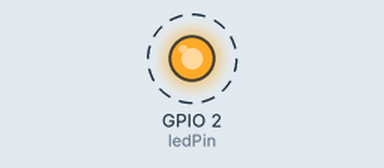
Recording of a sketch running on a simulated ESP32. Shown: output pins drawn as LEDs (lit = HIGH). Dashed ring = blinking. WiFi joins after 1.5 s; servers stay silent unless stated; what the sketch prints to the serial monitor is not drawn.

Above: at 4.0 s.
Timing chart, 0 to 8.1 s (numbered marks = the images above):
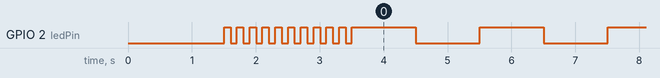

Measured:
- by itself, GPIO 2 (ledPin): goes 9 × (LOW 0.10 s, HIGH 0.10 s), LOW 0.10 s, 63 × (HIGH 1.0 s, LOW 1.0 s), then HIGH

The sketch:

DadosCompletosRede.ino
```cpp
#include <HTTPClient.h>
#include <WiFi.h>
//#include "string.h"


#define ledPin 2
int x;
const char* ssid     = "Embasa USA-M";     // your network SSID (name of wifi network)
const char* password = "Sup0rt3!@#";       // your network password


void setup() {
  Serial.begin(115200);

  pinMode(ledPin , OUTPUT);
  digitalWrite(ledPin, LOW);

  //connect_wifi();
  Serial.print("Connecting to wifi: ");
  Serial.println(ssid);
  Serial.flush();
  WiFi.begin(ssid, password);
  while (WiFi.status() != WL_CONNECTED)
  {
    delay(500);
    Serial.print(WiFi.status());
    Serial.print(".");
  }
  Serial.println("");
  Serial.println("WiFi connected");
  Serial.print("IP address: ");
  Serial.println(WiFi.localIP());
  Serial.print("Endereço MAC: ");
  Serial.println(WiFi.macAddress());

  //Sinalizacao de conexao OK
  x = 0;
  while (x < 10)
  {
    digitalWrite(ledPin, HIGH);
    delay(100);
    digitalWrite(ledPin, LOW);
    delay(100);
    x = x+1;
  }

}

// the loop function runs over and over again forever
void loop() {
  digitalWrite(2, HIGH);  // turn the LED on (HIGH is the voltage level)
  delay(1000);                      // wait for a second
  digitalWrite(2, LOW);   // turn the LED off by making the voltage LOW
  delay(1000);                      // wait for a second
}
```
